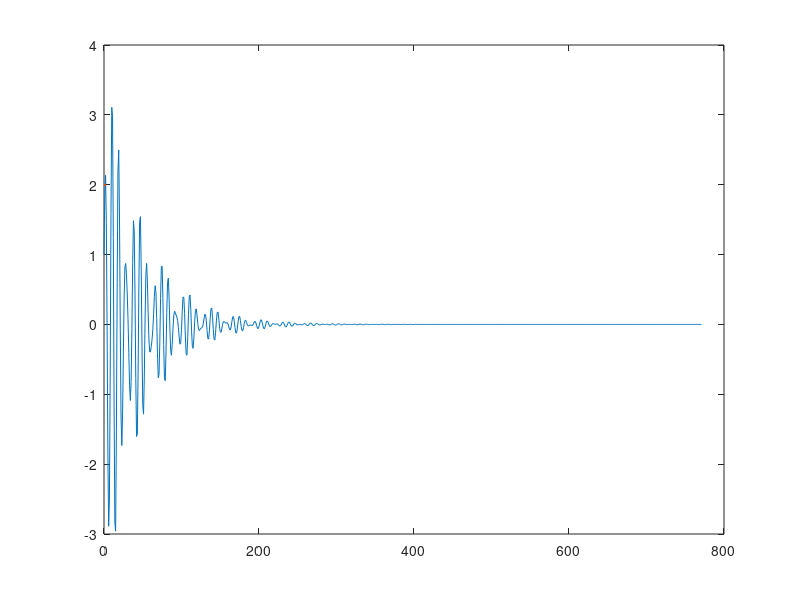

This figure's MATLAB source: (Note: this script raises an error after producing the figure.)
clc; clear;

% compute the impulse function h[n] from the transfer function H(z)
b = [1, -0.9, 0.81];
a = [1, -2.76, 3.809, -2.654, 0.924];

[hn, tn] = impz(b, a);
Nh = size(hn, 1);

fig = figure;
plot(tn, hn, LineWidth=2);
xlabel("index [n]", FontSize=16);
ylabel("h[n]", FontSize=16);
title("Impulse Response h[n]", FontSize=16);
grid on;
saveas(fig, "../plots/prob1a/impulse_response.png");
close;

% compute true autocorrelation of y[n]
savepath = "../plots/prob1a/true_autocorr.png";
ryy_true = compute_true_autocorr(hn, true, savepath);

% generate 1024 samples of white gaussian noise random process x[n] ~
% N(0,1)
Ny = 4097;
[xn, yn] = generate_random_process(hn, Ny, true);

% estimate autocorrelation sequence of y[n] for various sample lengths
num_samp_lst = [64, 128, 256, 512, 1024];
for num_samp = num_samp_lst
    % sample y[n] from the center
    y_samp = yn((Ny+1)/2 - num_samp/2 : (Ny+1)/2 + num_samp/2 - 1, 1);
    assert(size(y_samp, 1) == num_samp);

    savepath = "../plots/prob1b/est_autocorr_"+num_samp+".png";
    ryy_est = estimate_autocorr(y_samp, true, savepath);
end

% compute true power spectral density of y[n], Ryy(e^jw)
savepath = "../plots/prob1c/true_psd.png";
Ryy_true = compute_true_periodogram(ryy_true, true, savepath);


% compute periodogram estimates
num_samp_lst = [64, 128, 256, 512, 1024];
for num_samp = num_samp_lst
%     y_samp = yn(1:num_samp, 1);
    y_samp = yn((Ny+1)/2 - num_samp/2 : (Ny+1)/2 + num_samp/2 - 1, 1);
    assert(size(y_samp, 1) == num_samp);

    savepath = "../plots/prob1d/est_periodogram_"+num_samp+".png";
    Ryy_est = estimate_periodogram(y_samp, true, savepath);

%     ryy_est = estimate_autocorr(y_samp, false, "");
%     Ryy_est_2 = abs(fft(ryy_est));
%     close;
%     disp("This should be same:"+max(abs(Ryy_est_2 - Ryy_est)));
end


% generate several realization of the periodogram estimate
num_realizations = 1000;
Ny = 4097;
num_samp = 1024;

% estimate sample mean of the periodogram estimate
savepath = "../plots/prob1e/periodogram_mean_comparison.png";
[Ryy_est_true_mean, Ryy_est_samp_mean] = validate_periodogram_mean(hn, ryy_true, num_realizations, Ny, num_samp, true, savepath);

% estimate sample variance of the periodogram estimate
savepath = "../plots/prob1e/periodogram_var_comparison.png";
[Ryy_est_true_var, Ryy_est_samp_var] = validate_periodogram_var(hn, Ryy_est_true_mean, Ryy_true, num_realizations, Ny, num_samp, true, savepath);


% validate the statistical properties of the periodogram estimate
% generate several realization of the periodogram estimate
num_realizations = 1000;
Ny = 4096*2+1;

num_samp_lst = transpose([10, 50:50:5000]);
len_lst = size(num_samp_lst, 1);

periodogram_mean_arr = zeros(len_lst, num_realizations);
periodogram_var_arr = zeros(len_lst, num_realizations);

disp("Computing mean and variance across 1000 realizations...");
for i = 1:num_realizations
    [xn, yn] = generate_random_process(hn, Ny, false);
    for j = 1:len_lst
        num_samp = num_samp_lst(j,1);
        y_samp = yn((Ny+1)/2 - num_samp/2 : (Ny+1)/2 + num_samp/2 - 1, 1);
        assert(size(y_samp,1) == num_samp);

        Ryy_est = estimate_periodogram(y_samp, false, "");
        periodogram_mean_arr(j, i) = mean(Ryy_est);
        periodogram_var_arr(j, i) = var(Ryy_est);
    end
end

fig = figure;
plot(num_samp_lst, mean(periodogram_mean_arr, 2), LineWidth=2); hold on;
plot(num_samp_lst, mean(real(Ryy_true)) + num_samp_lst * 0, LineWidth=2); hold off;
xlabel("number of samples N", FontSize=16);
ylabel("Periodogram mean", FontSize=16);
title("Periodogram Mean over 1000 realizations", FontSize=16);
grid on;
legend("sample mean", "true mean");
saveas(fig, "../plots/prob1e/periodogram_sample_mean.png");
close;

fig = figure;
plot(num_samp_lst, mean(periodogram_var_arr, 2), LineWidth=2); hold on;
plot(num_samp_lst, var(real(Ryy_true)) + num_samp_lst * 0, LineWidth=2); hold off;
xlabel("number of samples N", FontSize=16);
ylabel("Periodogram variance", FontSize=16);
title("Periodogram Variance over 1000 realizations", FontSize=16);
grid on;
legend("sample variance", "true variance");
saveas(fig, "../plots/prob1e/periodogram_sample_var.png");
close;